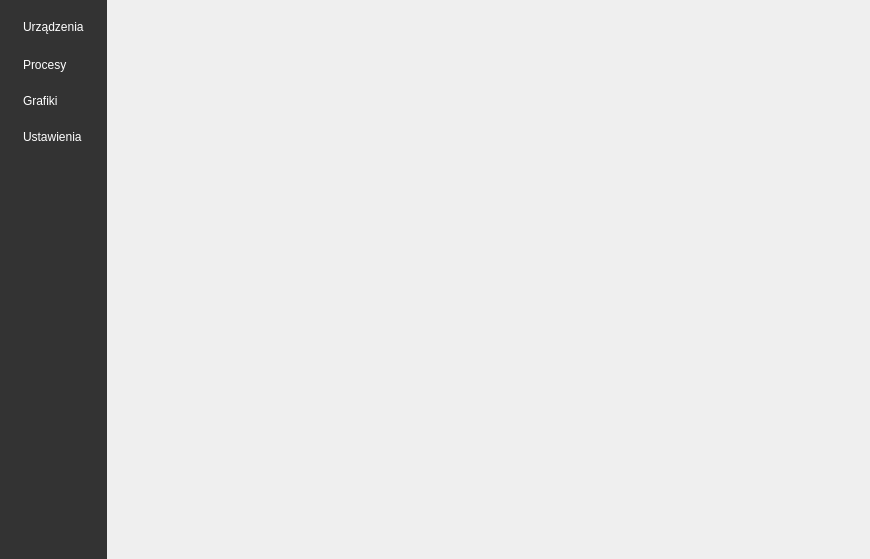
<?xml version="1.0" encoding="UTF-8"?>
<ui version="4.0">
 <class>MainWindow</class>
 <widget class="QMainWindow" name="MainWindow">
  <property name="geometry">
   <rect>
    <x>0</x>
    <y>0</y>
    <width>870</width>
    <height>559</height>
   </rect>
  </property>
  <property name="windowTitle">
   <string>MainWindow</string>
  </property>
  <property name="styleSheet">
   <string notr="true">*
{
	border: none;
	background-color: transparent;
	background: none;
	padding: 0;
	margin: 0;
}

QPushButton 
{
	text-align: left;
	padding: 2px 5px;
	border-radius: 10px;
}

QPushButton::focus 
{
	background-color: #555555;
}</string>
  </property>
  <widget class="QWidget" name="centralwidget">
   <layout class="QHBoxLayout" name="horizontalLayout">
    <property name="spacing">
     <number>1</number>
    </property>
    <property name="leftMargin">
     <number>0</number>
    </property>
    <property name="topMargin">
     <number>0</number>
    </property>
    <property name="rightMargin">
     <number>0</number>
    </property>
    <property name="bottomMargin">
     <number>0</number>
    </property>
    <item>
     <widget class="QWidget" name="LewyPasek" native="true">
      <property name="styleSheet">
       <string notr="true">#LewyPasek
{
	background-color:  	#333333;
	color: white;
}</string>
      </property>
      <layout class="QVBoxLayout" name="verticalLayout">
       <property name="spacing">
        <number>0</number>
       </property>
       <property name="bottomMargin">
        <number>11</number>
       </property>
       <item>
        <widget class="QWidget" name="Devices" native="true">
         <layout class="QVBoxLayout" name="verticalLayout_2">
          <property name="spacing">
           <number>7</number>
          </property>
          <item>
           <widget class="QPushButton" name="pushButton">
            <property name="focusPolicy">
             <enum>Qt::FocusPolicy::StrongFocus</enum>
            </property>
            <property name="styleSheet">
             <string notr="true">	color: white;</string>
            </property>
            <property name="text">
             <string>Urządzenia</string>
            </property>
            <property name="icon">
             <iconset>
              <normaloff>../../Downloads/folder.svg</normaloff>
              <normalon>../../Downloads/folder.svg</normalon>../../Downloads/folder.svg</iconset>
            </property>
           </widget>
          </item>
         </layout>
        </widget>
       </item>
       <item>
        <widget class="QWidget" name="Process" native="true">
         <property name="styleSheet">
          <string notr="true">	color: white;</string>
         </property>
         <layout class="QVBoxLayout" name="verticalLayout_3">
          <property name="topMargin">
           <number>11</number>
          </property>
          <item alignment="Qt::AlignmentFlag::AlignLeft|Qt::AlignmentFlag::AlignTop">
           <widget class="QPushButton" name="pushButton_2">
            <property name="styleSheet">
             <string notr="true"/>
            </property>
            <property name="text">
             <string>Procesy</string>
            </property>
            <property name="icon">
             <iconset>
              <normaloff>../../Downloads/cpu.svg</normaloff>
              <normalon>../../Downloads/cpu.svg</normalon>../../Downloads/cpu.svg</iconset>
            </property>
           </widget>
          </item>
         </layout>
        </widget>
       </item>
       <item alignment="Qt::AlignmentFlag::AlignTop">
        <widget class="QWidget" name="Graphics" native="true">
         <property name="styleSheet">
          <string notr="true">	color: white;</string>
         </property>
         <layout class="QVBoxLayout" name="verticalLayout_4">
          <property name="spacing">
           <number>7</number>
          </property>
          <item>
           <widget class="QPushButton" name="pushButton_3">
            <property name="text">
             <string>Grafiki</string>
            </property>
            <property name="icon">
             <iconset>
              <normaloff>../../Downloads/image.svg</normaloff>
              <normalon>../../Downloads/image.svg</normalon>../../Downloads/image.svg</iconset>
            </property>
           </widget>
          </item>
         </layout>
        </widget>
       </item>
       <item alignment="Qt::AlignmentFlag::AlignLeft|Qt::AlignmentFlag::AlignTop">
        <widget class="QWidget" name="Settings" native="true">
         <layout class="QVBoxLayout" name="verticalLayout_5">
          <item>
           <widget class="QPushButton" name="pushButton_4">
            <property name="styleSheet">
             <string notr="true">	color: white;</string>
            </property>
            <property name="text">
             <string>Ustawienia</string>
            </property>
            <property name="icon">
             <iconset>
              <normaloff>../../Downloads/settings.svg</normaloff>
              <normalon>../../Downloads/settings.svg</normalon>../../Downloads/settings.svg</iconset>
            </property>
           </widget>
          </item>
         </layout>
        </widget>
       </item>
       <item>
        <spacer name="verticalSpacer">
         <property name="orientation">
          <enum>Qt::Orientation::Vertical</enum>
         </property>
         <property name="sizeHint" stdset="0">
          <size>
           <width>20</width>
           <height>40</height>
          </size>
         </property>
        </spacer>
       </item>
      </layout>
     </widget>
    </item>
    <item>
     <widget class="QStackedWidget" name="MainPasek">
      <property name="sizePolicy">
       <sizepolicy hsizetype="Preferred" vsizetype="Preferred">
        <horstretch>1</horstretch>
        <verstretch>0</verstretch>
       </sizepolicy>
      </property>
      <property name="styleSheet">
       <string notr="true"/>
      </property>
      <property name="currentIndex">
       <number>4</number>
      </property>
      <widget class="QWidget" name="MainPage">
       <layout class="QVBoxLayout" name="verticalLayout_10">
        <item>
         <widget class="QWidget" name="widget_4" native="true"/>
        </item>
       </layout>
      </widget>
      <widget class="QWidget" name="DevicesPage">
       <property name="minimumSize">
        <size>
         <width>717</width>
         <height>0</height>
        </size>
       </property>
       <property name="maximumSize">
        <size>
         <width>717</width>
         <height>559</height>
        </size>
       </property>
       <layout class="QVBoxLayout" name="verticalLayout_7">
        <item>
         <widget class="QWidget" name="widget" native="true">
          <property name="sizePolicy">
           <sizepolicy hsizetype="Preferred" vsizetype="Preferred">
            <horstretch>0</horstretch>
            <verstretch>0</verstretch>
           </sizepolicy>
          </property>
          <property name="minimumSize">
           <size>
            <width>0</width>
            <height>0</height>
           </size>
          </property>
          <layout class="QVBoxLayout" name="verticalLayout_6" stretch="0,0,0,0">
           <property name="sizeConstraint">
            <enum>QLayout::SizeConstraint::SetDefaultConstraint</enum>
           </property>
           <property name="leftMargin">
            <number>5</number>
           </property>
           <property name="topMargin">
            <number>11</number>
           </property>
           <property name="rightMargin">
            <number>0</number>
           </property>
           <property name="bottomMargin">
            <number>9</number>
           </property>
           <item>
            <widget class="QLabel" name="label">
             <property name="text">
              <string>PO1</string>
             </property>
            </widget>
           </item>
           <item>
            <widget class="QLabel" name="label_2">
             <property name="text">
              <string>PO2</string>
             </property>
            </widget>
           </item>
           <item>
            <widget class="QLabel" name="label_3">
             <property name="text">
              <string>VO1</string>
             </property>
            </widget>
           </item>
           <item>
            <widget class="QLabel" name="label_4">
             <property name="text">
              <string>VO2</string>
             </property>
            </widget>
           </item>
          </layout>
         </widget>
        </item>
       </layout>
      </widget>
      <widget class="QWidget" name="ProcessesPage">
       <layout class="QVBoxLayout" name="verticalLayout_9">
        <item>
         <widget class="QWidget" name="widget_3" native="true"/>
        </item>
       </layout>
      </widget>
      <widget class="QWidget" name="GraphicsPage">
       <layout class="QVBoxLayout" name="verticalLayout_11">
        <item>
         <widget class="QWidget" name="widget_5" native="true"/>
        </item>
       </layout>
      </widget>
      <widget class="QWidget" name="SettingsPage">
       <layout class="QVBoxLayout" name="verticalLayout_8">
        <item>
         <widget class="QWidget" name="widget_2" native="true"/>
        </item>
       </layout>
      </widget>
     </widget>
    </item>
   </layout>
  </widget>
 </widget>
 <resources/>
 <connections/>
</ui>
